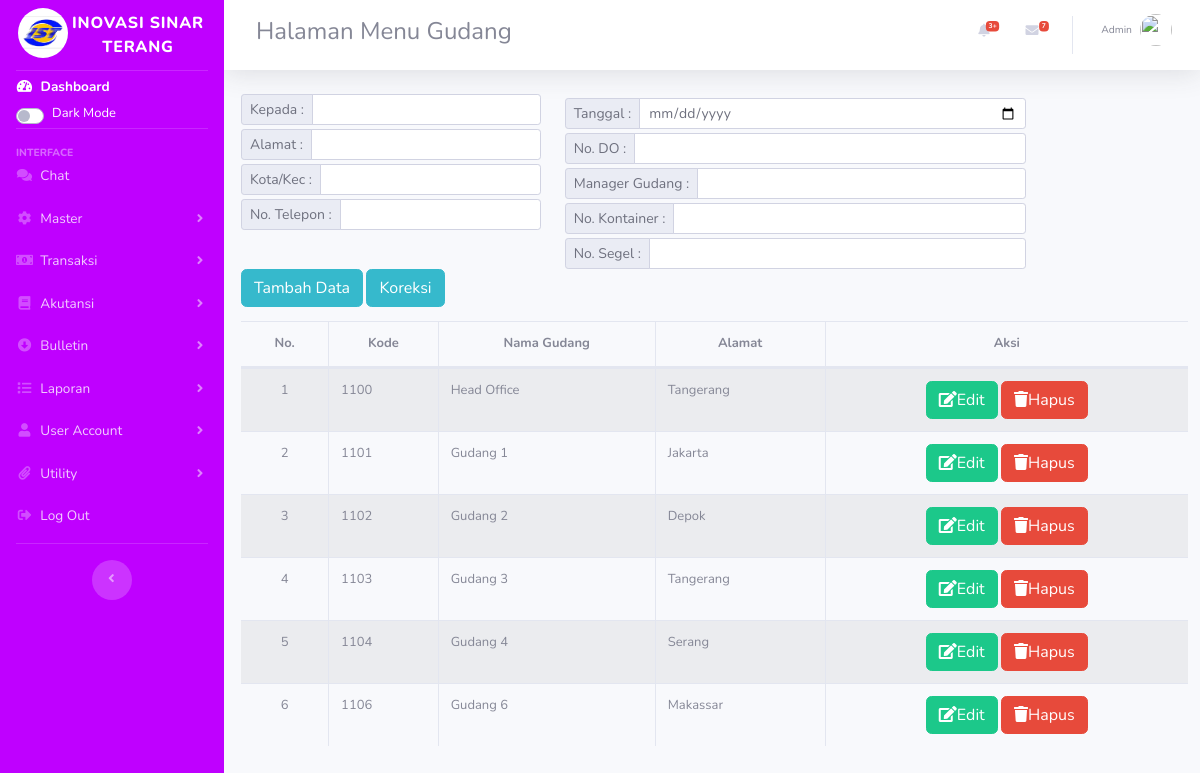
The page /index.php/gudang on the database its author committed.
### tables this page shows
CREATE TABLE `gudang` (
  `id` int(11) NOT NULL,
  `kode` varchar(50) NOT NULL,
  `nama` varchar(50) NOT NULL,
  `alamat` varchar(100) NOT NULL
);

### application/controllers/Gudang.php (called while the page is built, shortened)
<?php
class Gudang extends CI_Controller {
    public function __construct(){
        $this->load->model('M_gudang');
        $this->load->library('form_validation');
    }
    public function index(){
        $topik['judul'] = 'Halaman Menu Gudang';
        $data['gudang'] = $this->M_gudang->tampil_data();
        $this->load->view('templates/header',$topik);
        $this->load->view('gudang/index',$data);
        $this->load->view('templates/footer');
    }
}

### index.php (called while the page is built, shortened)
<?php
require_once BASEPATH.'core/CodeIgniter.php';

### application/models/M_gudang.php (called while the page is built, shortened)
<?php
class M_gudang extends CI_Model
{
    public function tampil_data(){
        return $this->db->get('gudang')->result_array();
    }
}

### application/views/gudang/index.php (the view, shortened to what this page needs)
<div class="content-wrapper col-12">
<section class="content-header ml mt-2 auto">
<div style="margin-left:5px">
<div class="">
<div class="row mt-3">
        <div class="col-lg-4">
            <form action="<?= base_url('');?>" method="post">
                <div class="input-group input-group-sm">
                    <div class="input-group-prepend">
                        <label for="weekending" class="input-group-text">Kepada :</label>
                    </div>
                    <input type="text" name="name" id="name" class="form-control form-control-sm">
                </div>
                <div class="input-group input-group-sm mt-1">
                    <div class="input-group-prepend">
                        <label for="alamat" class="input-group-text">Alamat :</label>
                    </div>
                    <input type="text" name="alamat" id="alamat" class="form-control form-control-sm">
                </div>
                <div class="input-group input-group-sm mt-1">
                    <div class="input-group-prepend">
                        <label for="namawin2mgr" class="input-group-text">Kota/Kec :</label>
                    </div>
                    <input type="text" name="kota" id="kota" class="form-control form-control-sm">
                </div>
                <div class="input-group input-group-sm mt-1">
                    <div class="input-group-prepend">
                        <label for="security" class="input-group-text">No. Telepon :</label>
                    </div>
                    <input type="text" name="telepon" id="telepon" class="form-control form-control-sm">
                </div>
            </form>
        </div>
        <div class="col-lg-6">
            <form action="<?= base_url('');?>" method="post">
                <div class="d-flex">
                <div class="input-group input-group-sm mt-1">
                    <div class="input-group-prepend">
                        <label for="taggal" class="input-group-text">Tanggal :</label>
                    </div>
                    <input type="date" name="tanggal" id="tanggal" class="form-control form-control-sm">
                </div>
                </div>
                <div class="input-group input-group-sm mt-1">
                <div class="input-group-prepend">
                        <label for="no_do" class="input-group-text">No. DO :</label>
                    </div>
                    <input type="text" name="no_do" id="no_do" class="form-control form-control-sm">
                </div>
                <div class="input-group input-group-sm mt-1">
                <div class="input-group-prepend">
                        <label for="manager_gudang" class="input-group-text">Manager Gudang :</label>
                    </div>
                    <input type="text" name="manager_gudang" id="manager_gudang" class="form-control form-control-sm">
                </div>
                <div class="input-group input-group-sm mt-1">
                <div class="input-group-prepend">
                        <label for="no_kontainer" class="input-group-text">No. Kontainer :</label>
                    </div>
                    <input type="text" name="no_kontainer" id="no_kontainer" class="form-control form-control-sm">
                </div>
                <div class="input-group input-group-sm mt-1">
                <div class="input-group-prepend">
                        <label for="no_segel" class="input-group-text">No. Segel :</label>
                    </div>
                    <input type="text" name="no_segel" id="no_segel" class="form-control form-control-sm">
                </div>
                </div>
        </div>
    </div>
<a href="<?= base_url('gudang/tambah');?>" class="btn btn-info mb-2">Tambah Data</a>
<a href="<?= base_url('gudang/koreksi7  ');?>" class="btn btn-info mb-2">Koreksi</a>
<div class="table-responsive">
<table id="mytable" class="table table-striped table-bordered table-hover table-full-width dataTable" cellspacing="0" width="" style="font-size: small;">
        <thead>
            <tr style="text-align:center">
                <th>No.</th>
                <th>Kode</th>
                <th>Nama Gudang</th>
                <th>Alamat</th>
                <th>Aksi</th>
            </tr>
        </thead>
        <tbody>
            <?php $i=1;?>
            <?php foreach ($gudang as $erp): ?>
            <tr>
                <td style="text-align:center">
                    <?php echo $i;?>
                </td>
                <td>
                    <?php echo $erp['kode'] ?>
                </td>
                <td width="">
                    <?php echo $erp['nama'] ?>
                </td>
                <td width="">
                    <?php echo $erp['alamat'] ?>
                </td>
                <td style="text-align:center">
                    <a href="<?php echo base_url();?>gudang/edit/<?= $erp['id'];?>" class="btn btn-success" style=""><i class="fa fa-edit"></i>Edit</i></a>
                    <a href="<?= base_url();?>gudang/hapus/<?= $erp['id'];?>" class="btn btn-danger " style="" onclick="return confirm('Yakin ingin dihapus?');"><i class="fa fa-trash"></i>Hapus</a>
                </td>
            </tr>
            <?php $i++;?>
            <?php endforeach; ?>
        </tbody>
    </table>
    </div>
</div>

### rows shown on the page
gudang: kode "1100", nama "Head Office", alamat "Tangerang"
gudang: kode "1101", nama "Gudang 1", alamat "Jakarta"
gudang: kode "1102", nama "Gudang 2", alamat "Depok"
gudang: kode "1103", nama "Gudang 3", alamat "Tangerang"
gudang: kode "1104", nama "Gudang 4", alamat "Serang"
gudang: kode "1106", nama "Gudang 6", alamat "Makassar"

### other values the page prints
$judul "Halaman Menu Gudang"
